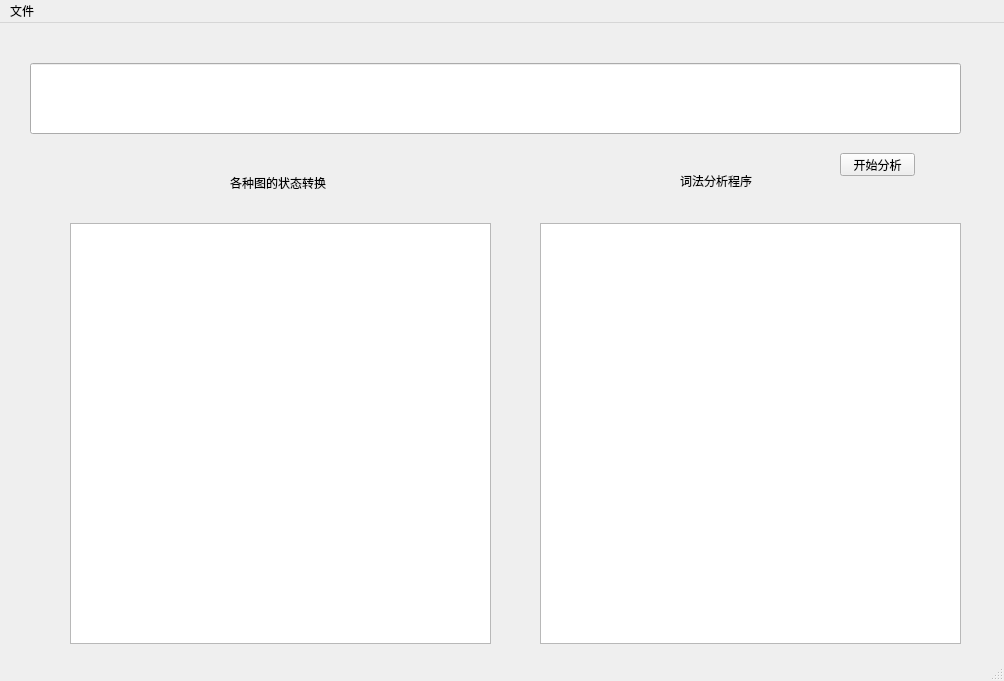
<?xml version="1.0" encoding="UTF-8"?>
<ui version="4.0">
 <class>MainWindow</class>
 <widget class="QMainWindow" name="MainWindow">
  <property name="geometry">
   <rect>
    <x>0</x>
    <y>0</y>
    <width>1004</width>
    <height>681</height>
   </rect>
  </property>
  <property name="windowTitle">
   <string>MainWindow</string>
  </property>
  <widget class="QWidget" name="centralwidget">
   <widget class="QLineEdit" name="lineEdit">
    <property name="geometry">
     <rect>
      <x>30</x>
      <y>40</y>
      <width>931</width>
      <height>71</height>
     </rect>
    </property>
   </widget>
   <widget class="QLabel" name="label">
    <property name="geometry">
     <rect>
      <x>230</x>
      <y>150</y>
      <width>161</width>
      <height>20</height>
     </rect>
    </property>
    <property name="text">
     <string>各种图的状态转换</string>
    </property>
   </widget>
   <widget class="QLabel" name="label_2">
    <property name="geometry">
     <rect>
      <x>680</x>
      <y>150</y>
      <width>101</width>
      <height>16</height>
     </rect>
    </property>
    <property name="text">
     <string>词法分析程序</string>
    </property>
   </widget>
   <widget class="QTextBrowser" name="XfaBrowser">
    <property name="geometry">
     <rect>
      <x>70</x>
      <y>200</y>
      <width>421</width>
      <height>421</height>
     </rect>
    </property>
   </widget>
   <widget class="QTextBrowser" name="progBrowser">
    <property name="geometry">
     <rect>
      <x>540</x>
      <y>200</y>
      <width>421</width>
      <height>421</height>
     </rect>
    </property>
   </widget>
   <widget class="QPushButton" name="beginAnalysis">
    <property name="geometry">
     <rect>
      <x>840</x>
      <y>130</y>
      <width>75</width>
      <height>23</height>
     </rect>
    </property>
    <property name="text">
     <string>开始分析</string>
    </property>
   </widget>
  </widget>
  <widget class="QMenuBar" name="menubar">
   <property name="geometry">
    <rect>
     <x>0</x>
     <y>0</y>
     <width>1004</width>
     <height>23</height>
    </rect>
   </property>
   <widget class="QMenu" name="menu">
    <property name="title">
     <string>文件</string>
    </property>
    <addaction name="openRegex"/>
    <addaction name="saveRegex"/>
   </widget>
   <addaction name="menu"/>
  </widget>
  <widget class="QStatusBar" name="statusbar"/>
  <action name="openRegex">
   <property name="text">
    <string>打开正则文件</string>
   </property>
   <property name="shortcut">
    <string>Ctrl+O</string>
   </property>
  </action>
  <action name="saveRegex">
   <property name="text">
    <string>保存正则文件</string>
   </property>
   <property name="shortcut">
    <string>Ctrl+S</string>
   </property>
  </action>
 </widget>
 <resources/>
 <connections/>
</ui>
